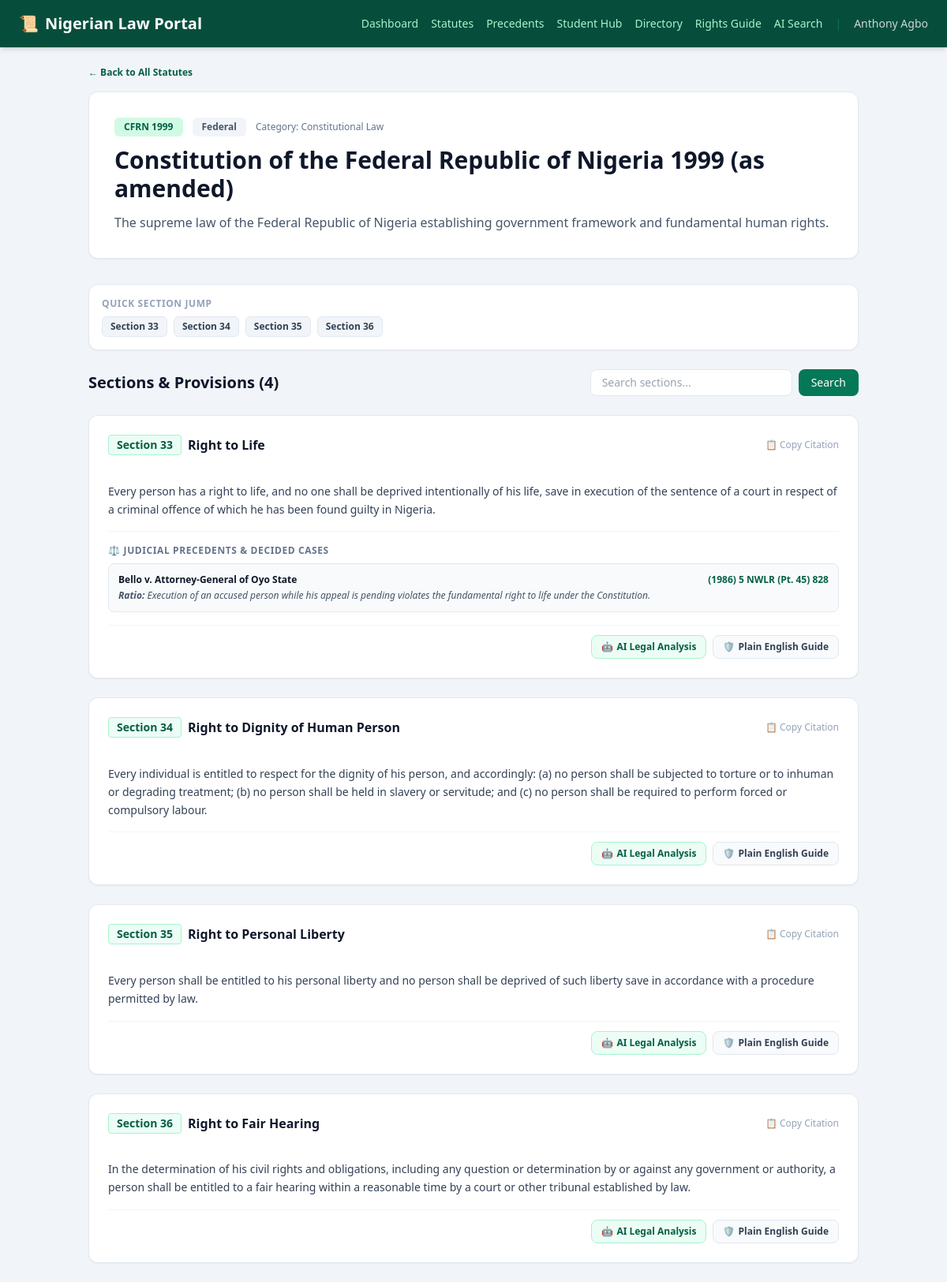
Page /laws/1 (signed in) on the committed database.
### app.py (models this page shows, shortened)
class User(UserMixin, db.Model):
    id = db.Column(db.Integer, primary_key=True)
    full_name = db.Column(db.String(100), nullable=False)
    email = db.Column(db.String(120), unique=True, nullable=False)
    password_hash = db.Column(db.String(256), nullable=False)

class Statute(db.Model):
    id = db.Column(db.Integer, primary_key=True)
    title = db.Column(db.String(255), nullable=False)
    abbreviation = db.Column(db.String(20), nullable=False)
    category = db.Column(db.String(100), nullable=False)
    jurisdiction = db.Column(db.String(50), default="Federal")
    description = db.Column(db.Text, nullable=False)

class StatuteSection(db.Model):
    id = db.Column(db.Integer, primary_key=True)
    statute_id = db.Column(db.Integer, db.ForeignKey('statute.id'), nullable=False)
    section_number = db.Column(db.String(50), nullable=False)
    title = db.Column(db.String(255), nullable=True)
    content = db.Column(db.Text, nullable=False)
    statute = db.relationship('Statute', backref=db.backref('sections', lazy=True))

class CaseLaw(db.Model):
    id = db.Column(db.Integer, primary_key=True)
    title = db.Column(db.String(255), nullable=False)
    citation = db.Column(db.String(100), nullable=False)
    court = db.Column(db.String(100), nullable=False)
    year = db.Column(db.Integer, nullable=False)
    summary = db.Column(db.Text, nullable=False)
    ratio_decidendi = db.Column(db.Text, nullable=False)
    statute_section_id = db.Column(db.Integer, db.ForeignKey('statute_section.id'), nullable=True)
    statute_section = db.relationship('StatuteSection', backref=db.backref('cases', lazy=True))

### app.py (the view)
@app.route("/laws/<int:statute_id>")
@login_required
def statute_detail(statute_id):
    statute = db.get_or_404(Statute, statute_id)
    section_query = request.args.get("q", "").strip()
    sections_query = StatuteSection.query.filter_by(statute_id=statute.id)
    if section_query:
        sections_query = sections_query.filter(
            (StatuteSection.section_number.ilike(f"%{section_query}%")) |
            (StatuteSection.title.ilike(f"%{section_query}%")) |
            (StatuteSection.content.ilike(f"%{section_query}%"))
        )
    sections = sections_query.all()
    return render_template(
        "statute_detail.html",
        statute=statute,
        sections=sections,
        section_query=section_query
    )

### app.py (called while the page is built)
@login_manager.user_loader
def load_user(user_id):
    return db.session.get(User, int(user_id))

### templates/statute_detail.html (shortened to what this page needs)
<!DOCTYPE html>
<html lang="en">
<head>
    <script src="https://cdn.tailwindcss.com"></script>
</head>
<body class="bg-slate-100 font-sans text-slate-800 min-h-screen">
    <nav class="bg-emerald-900 text-white p-4 shadow-md sticky top-0 z-50">
        <div class="max-w-6xl mx-auto flex justify-between items-center">
            <a href="/dashboard" class="text-xl font-bold flex items-center gap-2">
                <span>📜</span> Nigerian Law Portal
            </a>
            <div class="flex items-center gap-4 text-sm overflow-x-auto">
                <a href="/dashboard" class="text-emerald-200 hover:text-white transition-colors">Dashboard</a>
                <a href="/laws" class="text-emerald-200 hover:text-white transition-colors">Statutes</a>
                <a href="/cases" class="text-emerald-200 hover:text-white transition-colors">Precedents</a>
                <a href="/student-hub" class="text-emerald-200 hover:text-white transition-colors">Student Hub</a>
                <a href="/directory" class="text-emerald-200 hover:text-white transition-colors">Directory</a>
                <a href="/rights-guide" class="text-emerald-200 hover:text-white transition-colors">Rights Guide</a>
                <a href="/ai-search" class="text-emerald-200 hover:text-white transition-colors">AI Search</a>
                <span class="text-emerald-700 hidden sm:inline">|</span>
                <span class="text-slate-300 hidden md:inline">{{ current_user.full_name }}</span>
            </div>
        </div>
    </nav>
    <main class="max-w-5xl mx-auto p-6">
        <div class="mb-4">
            <a href="/laws" class="text-xs font-bold text-emerald-800 hover:text-emerald-900 flex items-center gap-1">
                ← Back to All Statutes
            </a>
        </div>
        <div class="bg-white rounded-xl shadow-sm border border-slate-200 p-8 mb-8">
            <div class="flex items-center gap-3 mb-3 flex-wrap">
                <span class="bg-emerald-100 text-emerald-800 text-xs font-bold px-3 py-1 rounded-md">
                    {{ statute.abbreviation }}
                </span>
                <span class="bg-slate-100 text-slate-600 text-xs font-semibold px-3 py-1 rounded-md">
                    {{ statute.jurisdiction }}
                </span>
                <span class="text-xs text-slate-500 font-medium">
                    Category: {{ statute.category }}
                </span>
            </div>
            <h1 class="text-2xl md:text-3xl font-bold text-slate-900 leading-tight mb-3">
                {{ statute.title }}
            </h1>
            <p class="text-slate-600 leading-relaxed">
                {{ statute.description }}
            </p>
        </div>
        {% if sections %}
            <div class="bg-white rounded-xl border border-slate-200 p-4 mb-6 shadow-sm">
                <span class="text-xs font-bold text-slate-400 uppercase tracking-wider block mb-2">Quick Section Jump</span>
                <div class="flex flex-wrap gap-2">
                    {% for section in sections %}
                        <a href="#sec-{{ section.id }}" class="text-xs font-semibold bg-slate-100 hover:bg-emerald-100 text-slate-700 hover:text-emerald-800 px-2.5 py-1 rounded-md transition-colors border border-slate-200">
                            {{ section.section_number }}
                        </a>
                    {% endfor %}
                </div>
            </div>
        {% endif %}
        <div class="flex flex-col sm:flex-row justify-between items-start sm:items-center gap-4 mb-6">
            <h2 class="text-xl font-bold text-slate-900">
                Sections & Provisions ({{ sections|length }})
            </h2>
            <form action="/laws/{{ statute.id }}" method="GET" class="flex gap-2 w-full sm:w-auto">
                <input type="text" name="q" value="{{ section_query }}"
                    placeholder="Search sections..."
                    class="px-3.5 py-1.5 border border-slate-200 rounded-lg focus:ring-2 focus:ring-emerald-500 outline-none text-sm bg-white flex-grow sm:w-64">
                <button type="submit" class="bg-emerald-700 hover:bg-emerald-800 text-white px-4 py-1.5 rounded-lg text-sm font-medium transition-colors">
                    Search
                </button>
            </form>
        </div>
        {% if sections %}
            <div class="space-y-6">
                {% for section in sections %}
                    <div id="sec-{{ section.id }}" class="bg-white rounded-xl shadow-sm border border-slate-200 p-6 hover:border-emerald-300 transition-colors scroll-mt-20">
                        <div class="flex flex-wrap items-center justify-between gap-2 mb-2">
                            <div class="flex items-center gap-2">
                                <span class="text-sm font-bold text-emerald-800 bg-emerald-50 border border-emerald-200 px-2.5 py-0.5 rounded">
                                    {{ section.section_number }}
                                </span>
                                {% if section.title %}
                                    <h3 class="text-base font-bold text-slate-900">
                                        {{ section.title }}
                                    </h3>
                                {% endif %}
                            </div>
                            <button onclick="navigator.clipboard.writeText('{{ statute.abbreviation }} {{ section.section_number }}: {{ section.title or '' }}'); alert('Citation copied!');"
                                class="text-xs text-slate-400 hover:text-emerald-700 font-medium transition-colors flex items-center gap-1">
                                📋 Copy Citation
                            </button>
                        </div>
                        <p class="text-slate-700 text-sm leading-relaxed mt-3 whitespace-pre-line">
                            {{ section.content }}
                        </p>
                        {% if section.cases %}
                            <div class="mt-4 pt-4 border-t border-slate-100">
                                <h4 class="text-xs font-bold text-slate-500 uppercase tracking-wider mb-2 flex items-center gap-1">
                                    <span>⚖️</span> Judicial Precedents & Decided Cases
                                </h4>
                                <div class="space-y-2">
                                    {% for case in section.cases %}
                                        <div class="bg-slate-50 p-3 rounded-lg border border-slate-200 text-xs">
                                            <div class="flex justify-between items-center">
                                                <span class="font-bold text-slate-900">{{ case.title }}</span>
                                                <span class="text-emerald-800 font-semibold">{{ case.citation }}</span>
                                            </div>
                                            <p class="text-slate-600 mt-1 italic"><strong>Ratio:</strong> {{ case.ratio_decidendi }}</p>
                                        </div>
                                    {% endfor %}
                                </div>
                            </div>
                        {% endif %}
                        <div class="mt-4 pt-3 border-t border-slate-100 flex flex-wrap justify-end gap-2">
                            <form action="/ai-search" method="POST" class="inline">
                                <button type="submit" class="text-xs bg-emerald-50 hover:bg-emerald-100 text-emerald-800 font-semibold px-3 py-1.5 rounded-lg border border-emerald-200 transition-colors flex items-center gap-1">
                                    <span>🤖</span> AI Legal Analysis
                                </button>
                            </form>
                            <form action="/ai-search" method="POST" class="inline">
                                <button type="submit" class="text-xs bg-slate-50 hover:bg-slate-100 text-slate-700 font-semibold px-3 py-1.5 rounded-lg border border-slate-200 transition-colors flex items-center gap-1">
                                    <span>🛡️</span> Plain English Guide
                                </button>
                            </form>
                        </div>
                    </div>
                {% endfor %}
            </div>
        {% endif %}
    </main>
</body>
</html>

### rows in the picture
User: full_name "Anthony Agbo"
Statute: abbreviation "CFRN 1999", jurisdiction "Federal", category "Constitutional Law", title "Constitution of the Federal Republic of Nigeria 1999 (as amended)", description "The supreme law of the Federal Republic of Nigeria establishing government framework and fundamental human rights."
StatuteSection: section_number "Section 33", title "Right to Life", content "Every person has a right to life, and no one shall be deprived intentionally of his life, save in execution of the sentence of a court in respect of a criminal offence of which he has been found guilty in Nigeria."
StatuteSection: section_number "Section 34", title "Right to Dignity of Human Person", content "Every individual is entitled to respect for the dignity of his person, and accordingly: (a) no person shall be subjected to torture or to inhuman or degrading treatment; (b) no person shall be held in slavery or servitude; and (c) no person shall be required to perform forced or compulsory labour."
StatuteSection: section_number "Section 35", title "Right to Personal Liberty", content "Every person shall be entitled to his personal liberty and no person shall be deprived of such liberty save in accordance with a procedure permitted by law."
StatuteSection: section_number "Section 36", title "Right to Fair Hearing", content "In the determination of his civil rights and obligations, including any question or determination by or against any government or authority, a person shall be entitled to a fair hearing within a reasonable time by a court or other tribunal established by law."
CaseLaw: title "Bello v. Attorney-General of Oyo State", citation "(1986) 5 NWLR (Pt. 45) 828", ratio_decidendi "Execution of an accused person while his appeal is pending violates the fundamental right to life under the Constitution."

### other values in the picture
{{ sections|length }} "4"
